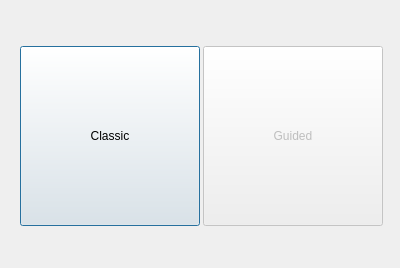
<?xml version="1.0" encoding="UTF-8"?>
<ui version="4.0">
 <class>Dialog</class>
 <widget class="QDialog" name="Dialog">
  <property name="geometry">
   <rect>
    <x>0</x>
    <y>0</y>
    <width>400</width>
    <height>268</height>
   </rect>
  </property>
  <property name="minimumSize">
   <size>
    <width>400</width>
    <height>250</height>
   </size>
  </property>
  <property name="maximumSize">
   <size>
    <width>402</width>
    <height>268</height>
   </size>
  </property>
  <property name="windowTitle">
   <string>Characters modality</string>
  </property>
  <layout class="QVBoxLayout" name="verticalLayout">
   <item>
    <widget class="QWidget" name="widget" native="true">
     <property name="minimumSize">
      <size>
       <width>0</width>
       <height>250</height>
      </size>
     </property>
     <property name="maximumSize">
      <size>
       <width>16777215</width>
       <height>250</height>
      </size>
     </property>
     <layout class="QHBoxLayout" name="horizontalLayout">
      <item>
       <widget class="QPushButton" name="editclassicButton">
        <property name="minimumSize">
         <size>
          <width>180</width>
          <height>180</height>
         </size>
        </property>
        <property name="maximumSize">
         <size>
          <width>180</width>
          <height>180</height>
         </size>
        </property>
        <property name="text">
         <string>Classic</string>
        </property>
        <property name="icon">
         <iconset resource="../../icn/reso.qrc">
          <normaloff>:/icons/32x32/user-4.png</normaloff>:/icons/32x32/user-4.png</iconset>
        </property>
        <property name="iconSize">
         <size>
          <width>64</width>
          <height>64</height>
         </size>
        </property>
       </widget>
      </item>
      <item>
       <widget class="QPushButton" name="editcreativeButton">
        <property name="enabled">
         <bool>false</bool>
        </property>
        <property name="minimumSize">
         <size>
          <width>180</width>
          <height>180</height>
         </size>
        </property>
        <property name="maximumSize">
         <size>
          <width>180</width>
          <height>180</height>
         </size>
        </property>
        <property name="text">
         <string>Guided</string>
        </property>
        <property name="icon">
         <iconset resource="../../icn/reso.qrc">
          <normaloff>:/icons/32x32/asterisk.png</normaloff>:/icons/32x32/asterisk.png</iconset>
        </property>
        <property name="iconSize">
         <size>
          <width>64</width>
          <height>64</height>
         </size>
        </property>
       </widget>
      </item>
     </layout>
    </widget>
   </item>
  </layout>
 </widget>
 <resources>
  <include location="../../icn/reso.qrc"/>
 </resources>
 <connections/>
</ui>
